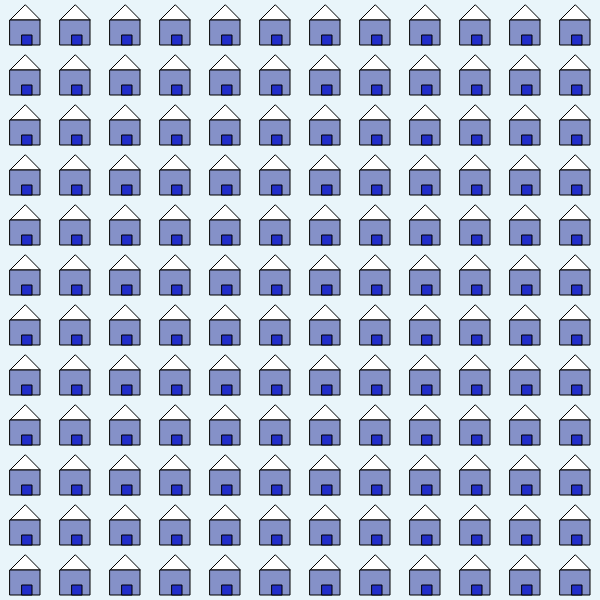
Frame 1 (no input)
Frame 60 (no input): identical to frame 1, image omitted
Frame 120 (the mouse pressed at the canvas centre since frame 60): identical to frame 1, image omitted

The p5.js sketch that drew this single still picture (run headless with seeded random() and noise() and a simulated clock; from frame 60 on, the mouse is pressed at the canvas centre):

// p5.js sketch
// ── sketch.js
function setup(){
	createCanvas(600, 600);
}

function draw(){
	background(233, 245, 250);
	for (var x = 10; x < 600; x = x+50) {
		for (var y = 5; y < 600; y = y+50) {
			push();
			translate(x, y);			
	  		drawHouse();
		    pop();
		}	
	}	
}

function drawHouse() {
	triangle(15, 0, 0, 15, 30, 15); //tetto
    fill (133, 145, 200); //colore pareti
	rect(0, 15, 30, 25); //pareti
    fill (33, 45, 200); //colore porta
	rect(12, 30, 10, 10); //porta
}
